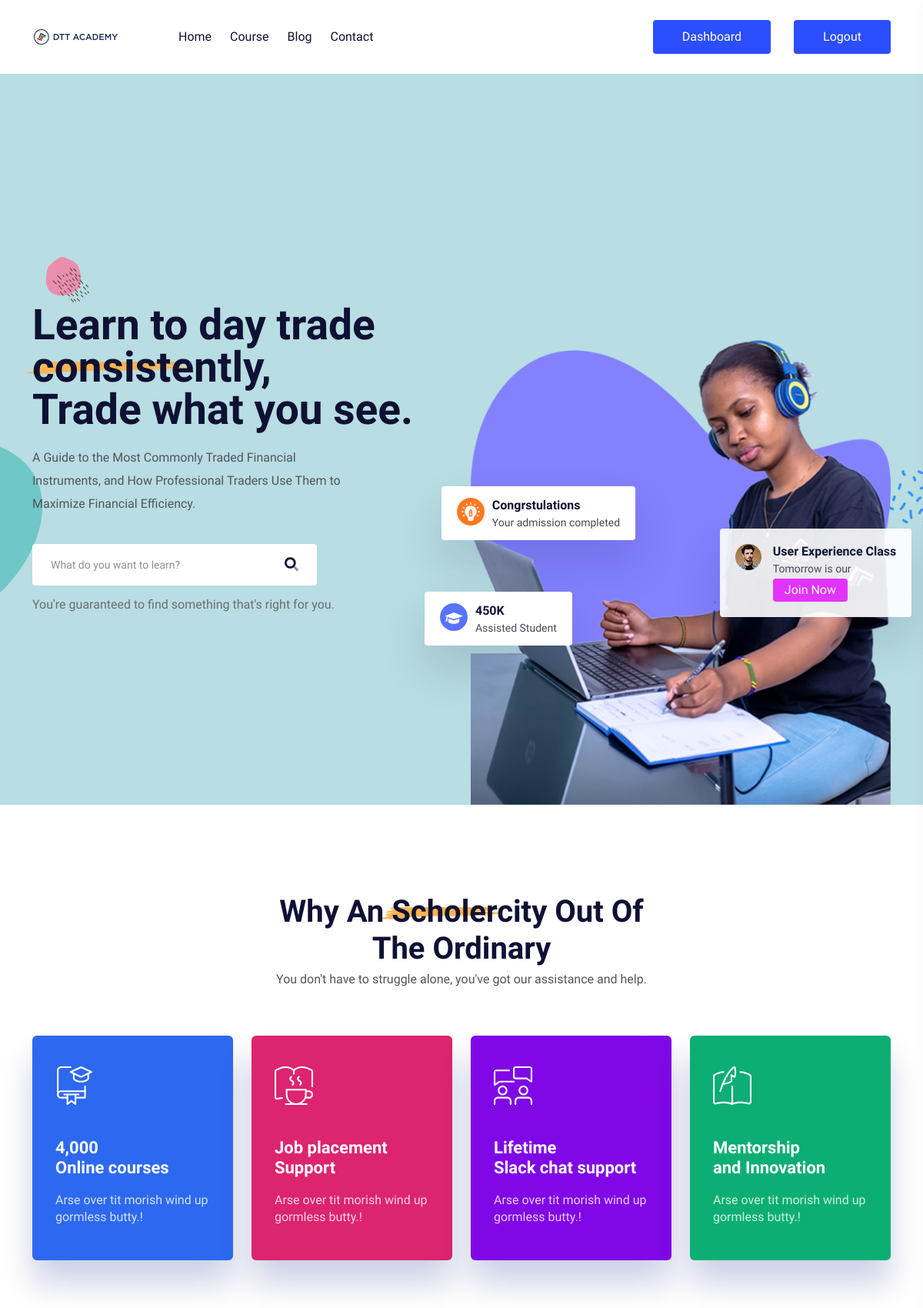
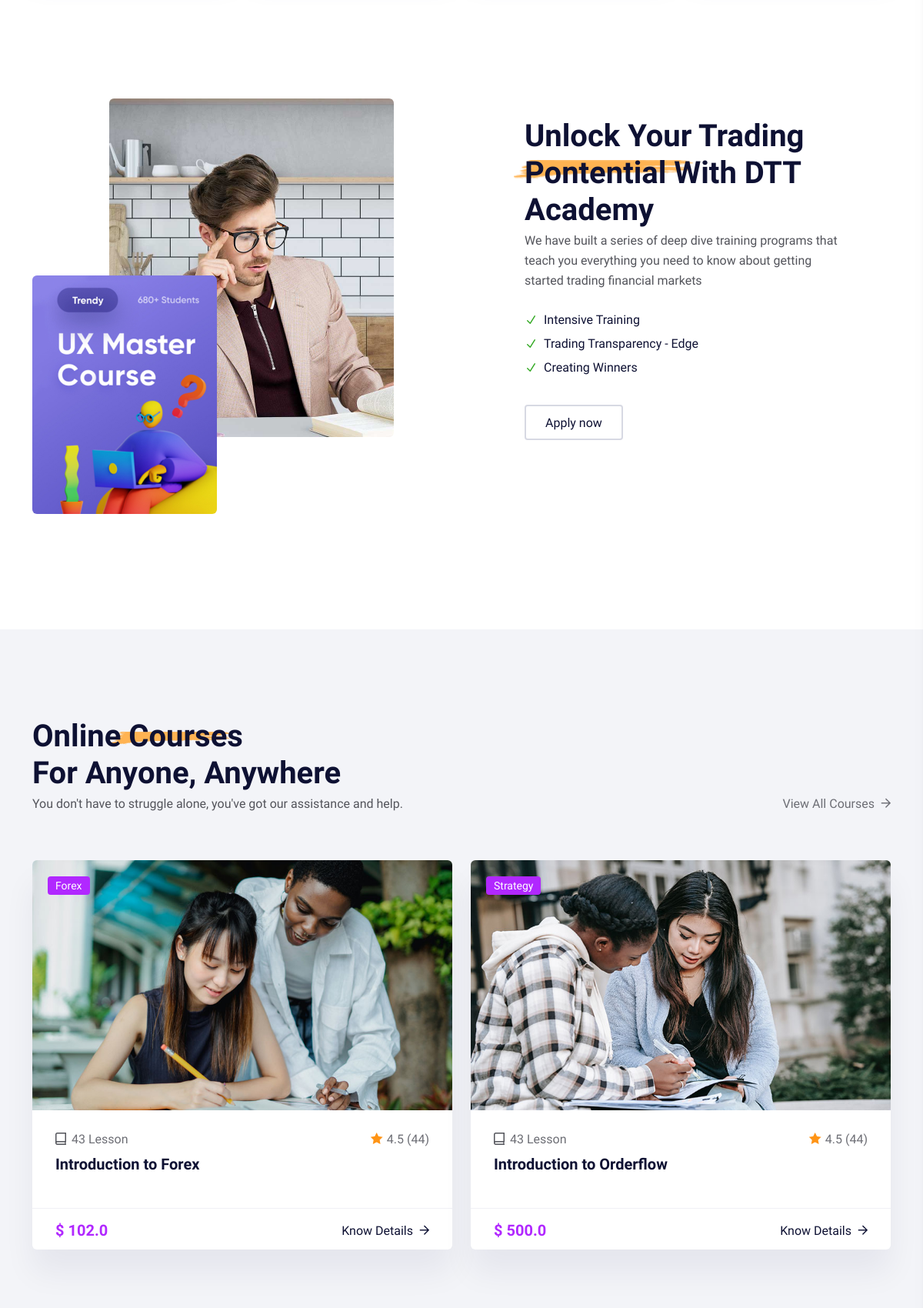
The app's page / (signed in, upper part) with its own data (2 pictures, top to bottom).
### course/models.py (models this page shows, shortened)
class Course(models.Model):
    COURSE_LEVEL = [
    ('Beginner', 'Beginner'),
    ('Intermididate', 'Intermididate'),
    ('Expert', 'Expert'),
]
    cover = models.ImageField(verbose_name=_("Course Cover"),upload_to="course/cover/",blank=False,null=False)
    video = models.CharField(max_length=200,blank=False,null=False,verbose_name=_("Intro video"))
    cousername = models.CharField(max_length=50,verbose_name=_("Course Name"))
    category = models.ForeignKey(CourseCategory, verbose_name=_("Course Category"), on_delete=models.DO_NOTHING)
    slug = models.SlugField(_("slug"),editable=False)
    introduction = models.TextField(verbose_name=_("Course Short Brief"))
    price = models.FloatField(verbose_name=_("Course price"))
    description = models.TextField(verbose_name=_("Course Full Description"))
    viewed = models.IntegerField(editable=False,default=0)
    featured = models.BooleanField(_("Featured"),default=False)
    level = models.CharField(max_length=50, verbose_name=_("Course Level"),choices=COURSE_LEVEL,default="Beginner")
    created = models.DateTimeField()
    updated = models.DateTimeField()
    def get_absolute_url(self):
        from django.urls import reverse
        return reverse("course:detail", kwargs={"slug": self.slug})
    class Meta:
        verbose_name = 'Course'
        verbose_name_plural = 'Courses'

class CourseCategory(models.Model):
    title = models.CharField(max_length=160,verbose_name=_("Course Category"))
    slug = models.SlugField(_("slug"),editable=False)
    def __str__(self):
        return self.title
    class Meta:
        verbose_name = 'Course Category'
        verbose_name_plural = 'Courses Categories'

### pages/views.py (the view)
# urls.py: path('',views.HomePageView.as_view(),name="home"),
class HomePageView(TemplateView):
    template_name = "pages/index.html"
    def get_context_data(self, **kwargs):
        context = super().get_context_data(**kwargs)
        context["course"] = Course.objects.all()[:2]
        context["blog"] = Blog.objects.all()[:3]
        return context

### templates/pages/index.html (shortened to what this page needs)
{% extends 'pages/base.html' %}
{% load static %}
{% block content %}
<section class="hero__area hero__height hero__height-2 d-flex align-items-center blue-bg-3 p-relative fix">
   <div class="hero__shape">
      <img class="hero-1-circle" src="{% static 'assets/img/shape/hero/hero-1-circle.png' %}" alt="">
      <img class="hero-1-circle-2" src="{% static 'assets/img/shape/hero/hero-1-circle-2.png' %}" alt="">
      <img class="hero-1-dot-2" src="{% static 'assets/img/shape/hero/hero-1-dot-2.png' %}" alt="">
   </div>
   <div class="container">
      <div class="hero__content-wrapper mt-90">
         <div class="row align-items-center">
            <div class="col-xxl-6 col-xl-6 col-lg-6 col-md-6">
               <div class="hero__content hero__content-2 p-relative z-index-1">
                  <h3 class="hero__title hero__title-2">
                      Learn to day trade <br>
                     <span class="yellow-shape">consistently, <img src="{% static 'assets/img/shape/yellow-bg.png' %}" alt="yellow-shape"> </span> <br>
                     Trade what you see.
                  </h3>
                  <p>A Guide to the Most Commonly Traded Financial Instruments, and How Professional Traders Use Them to Maximize Financial Efficiency.</p>
                  <div class="hero__search">
                     <form action="#">
                        <div class="hero__search-input mb-10">
                           <input type="text" placeholder="What do you want to learn?">
                           <button type="submit"><i class="fad fa-search"></i></button>
                        </div>
                     </form>
                     <p>You're guaranteed to find something that's right for you.</p>
                  </div>
               </div>
            </div>
            <div class="col-xxl-6 col-xl-6 col-lg-6 col-md-6">
               <div class="hero__thumb-wrapper mb--120">
                  <div class="hero__thumb-2 scene">
                     <img class="hero-big" src="{% static 'assets/img/hero/hero-2/hero.png' %}" alt="">
                     <div class="hero__promotion d-flex white-bg layer" data-depth="0.1">
                        <div class="hero__promotion-icon inspiration mr-10">
                           <span>
                           </span>
                        </div>
                        <div class="hero__promotion-text">
                           <h5>Congrstulations</h5>
                           <p>Your admission completed</p>
                        </div>
                     </div>
                     <div class="hero__promotion education d-none d-lg-flex white-bg layer" data-depth="0.2" >
                        <div class="hero__promotion-icon mr-10">
                           <span class="cap">
                           </span>
                        </div>
                        <div class="hero__promotion-text">
                           <h5><span class="counter">450</span>K</h5>
                           <p>Assisted Student</p>
                        </div>
                     </div>
                     <div class="hero__class d-none d-lg-flex layer" data-depth="0.3">
                        <div class="hero__class-thumb mr-15">
                           <img src="{% static 'assets/img/hero/hero-2/hero-sm.jpg' %}" alt="">
                        </div>
                        <div class="hero__class-text">
                           <h5>User Experience Class</h5>
                           <p>Tomorrow is our</p>
                           <a href="contact.html">Join Now</a>
                        </div>
                     </div>
                  </div>
               </div>
            </div>
         </div>
      </div>
   </div>
</section>
<section class="services__area pt-115 pb-40">
   <div class="container">
      <div class="row">
         <div class="col-xxl-6 offset-xxl-3 col-xl-6 offset-xl-3">
            <div class="section__title-wrapper section-padding mb-60 text-center">
               <h2 class="section__title">Why an <span class="yellow-bg">scholercity <img src="assets/img/shape/yellow-bg-2.png" alt=""></span> out of The ordinary</h2>
               <p>You don't have to struggle alone, you've got our assistance and help.</p>
            </div>
         </div>
      </div>
      <div class="row">
         <div class="col-xxl-3 col-xl-3 col-lg-3 col-md-6 col-sm-6">
            <div class="services__item blue-bg-4 mb-30">
               <div class="services__icon">
               </div>
               <div class="services__content">
                  <h3 class="services__title"><a href="about.html">4,000 <br> Online courses</a></h3>
                  <p>Arse over tit morish wind up gormless butty.!</p>
               </div>
            </div>
         </div>
         <div class="col-xxl-3 col-xl-3 col-lg-3 col-md-6 col-sm-6">
            <div class="services__item pink-bg mb-30">
               <div class="services__icon">
               </div>
               <div class="services__content">
                  <h3 class="services__title"><a href="about.html">Job placement<br> Support</a></h3>
                  <p>Arse over tit morish wind up gormless butty.!</p>
               </div>
            </div>
         </div>
         <div class="col-xxl-3 col-xl-3 col-lg-3 col-md-6 col-sm-6">
            <div class="services__item purple-bg mb-30">
               <div class="services__icon">
               </div>
               <div class="services__content">
                  <h3 class="services__title"><a href="about.html">Lifetime<br> Slack chat support</a></h3>
                  <p>Arse over tit morish wind up gormless butty.!</p>
               </div>
            </div>
         </div>
         <div class="col-xxl-3 col-xl-3 col-lg-3 col-md-6 col-sm-6">
            <div class="services__item green-bg mb-30">
               <div class="services__icon">
               </div>
               <div class="services__content">
                  <h3 class="services__title"><a href="about.html">Mentorship<br>  and Innovation</a></h3>
                  <p>Arse over tit morish wind up gormless butty.!</p>
               </div>
            </div>
         </div>
      </div>
   </div>
</section>
         <section class="about__area pt-120 pb-150">
            <div class="container">
               <div class="row">
                  <div class="col-xxl-5 offset-xxl-1 col-xl-6 col-lg-6">
                     <div class="about__thumb-wrapper">
                        <div class="about__thumb ml-100">
                           <img src="{% static 'assets/img/about/about.jpg' %}" alt="">
                        </div>
                        <div class="about__banner mt--210">
                           <img src="{% static 'assets/img/about/about-banner.jpg' %}" alt="">
                        </div>
                     </div>
                  </div>
                  <div class="col-xxl-6 col-xl-6 col-lg-6">
                     <div class="about__content pl-70 pr-60 pt-25">
                        <div class="section__title-wrapper mb-25">
                           <h2 class="section__title">Unlock your trading<br><span class="yellow-bg-big">pontential <img src="{% static 'assets/img/shape/yellow-bg-2.png' %}" alt=""></span>  with DTT Academy </h2>
                           <p>We have built a series of deep dive training programs that teach you everything you need to know about getting started trading financial markets</p>
                        </div>
                        <div class="about__list mb-35">
                           <ul>
                              <li class="d-flex align-items-center"> <i class="icon_check"></i> Intensive Training <p></p></li>
                              <li class="d-flex align-items-center"> <i class="icon_check"></i> Trading Transparency - Edge</li>
                              <li class="d-flex align-items-center"> <i class="icon_check"></i> Creating Winners</li>
                           </ul>
                        </div>
                        <a href="{% url 'account_signup' %}" class="e-btn e-btn-border">apply now</a>
                     </div>
                  </div>
               </div>
            </div>
         </section>
         <section class="course__area grey-bg pt-115 pb-120">
            <div class="container">
               <div class="row align-items-end">
                  <div class="col-xxl-6 col-xl-6 col-lg-6 col-md-8">
                     <div class="section__title-wrapper mb-60">
                        <h2 class="section__title">Online<span class="yellow-bg"> Courses <img src="assets/img/shape/yellow-bg-2.png" alt="">  </span> <br> For anyone, anywhere
                        </h2>
                        <p>You don't have to struggle alone, you've got our assistance and help.</p>
                     </div>
                  </div>
                  <div class="col-xxl-6 col-xl-6 col-lg-6 col-md-4">
                     <div class="category__more mb-60 float-md-end fix">
                        <a href="{% url 'course:list' %}" class="link-btn">
                           View All Courses
                           <i class="far fa-arrow-right"></i>
                        </a>
                     </div>
                  </div>
               </div>
               <div class="row">
                  {% for course in course %}
                  <div class="col-xxl-6 col-xl-6 col-lg-6 col-md-6">
                     <div class="course__item white-bg mb-30 fix">
                        <div class="course__thumb w-img p-relative fix">
                           <a href="{{ course.get_absolute_url }}">
                              <img src="{{ course.cover.url }}" alt="">
                           </a>
                           <div class="course__tag">
                              <a href="#">{{ course.category }}</a>
                           </div>
                        </div>
                        <div class="course__content">
                           <div class="course__meta d-flex align-items-center justify-content-between">
                              <div class="course__lesson">
                                 <span><i class="far fa-book-alt"></i>43 Lesson</span>
                              </div>
                              <div class="course__rating">
                                 <span><i class="icon_star"></i>4.5 (44)</span>
                              </div>
                           </div>
                           <h3 class="course__title"><a href="{{ course.get_absolute_url }}">{{ course.cousername }}</a></h3>
                        </div>
                        <div class="course__more d-flex justify-content-between align-items-center">
                           <div class="course__status">
                              <span>$ {{ course.price }}</span>
                           </div>
                           <div class="course__btn">
                              <a href="{{ course.get_absolute_url }}" class="link-btn">
                                 Know Details
                                 <i class="far fa-arrow-right"></i>
                              </a>
                           </div>
                        </div>
                     </div>
                  </div>
                  {% endfor %}
               </div>
            </div>
         </section>
{% endblock content %}

### static/assets/css/default.css (style rules this page uses)
.mt-90 { margin-top:90px }
.mb-10 { margin-bottom:10px }
.mb-25 { margin-bottom:25px }
.mb-30 { margin-bottom:30px }
.mb-35 { margin-bottom:35px }
.mb-60 { margin-bottom:60px }
.ml-100 { margin-left:100px }
.mr-10 { margin-right:10px }
.mr-15 { margin-right:15px }
.pt-25 { padding-top:25px }
.pt-115 { padding-top:115px }
.pt-120 { padding-top:120px }
.pb-40 { padding-bottom:40px }
.pb-120 { padding-bottom:120px }
.pb-150 { padding-bottom:150px }
.pl-70 { padding-left:70px }
.pr-60 { padding-right:60px }

### records on screen
Course: cover (picture), category "Forex", cousername "Introduction to Forex", price "102.0"
Course: cover (picture), category "Strategy", cousername "Introduction to Orderflow", price "500.0"
